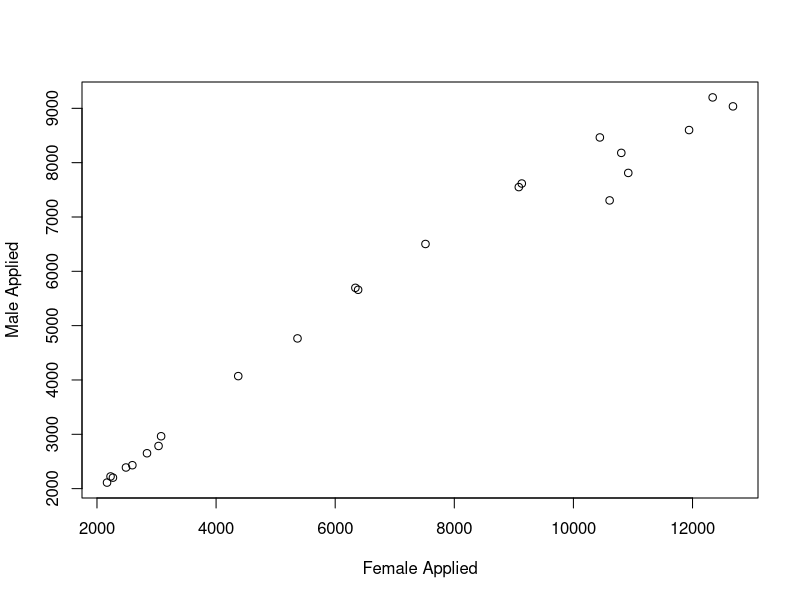
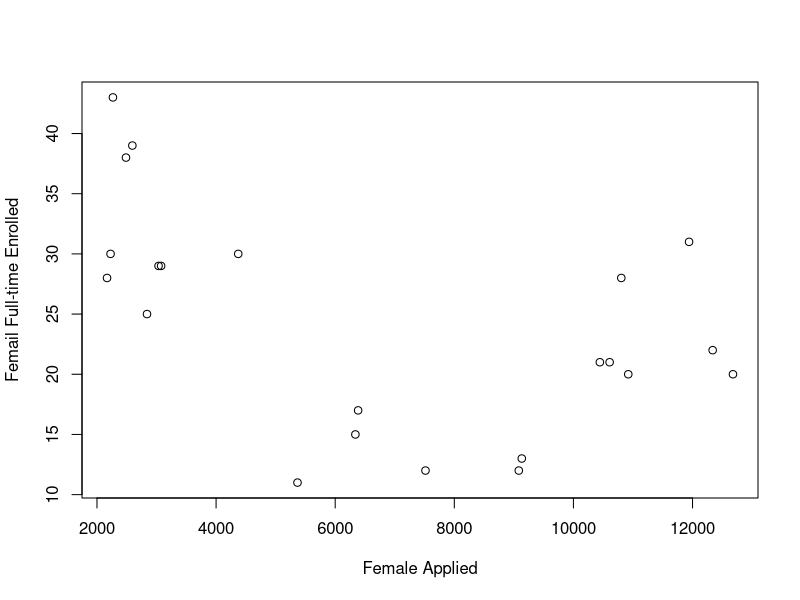
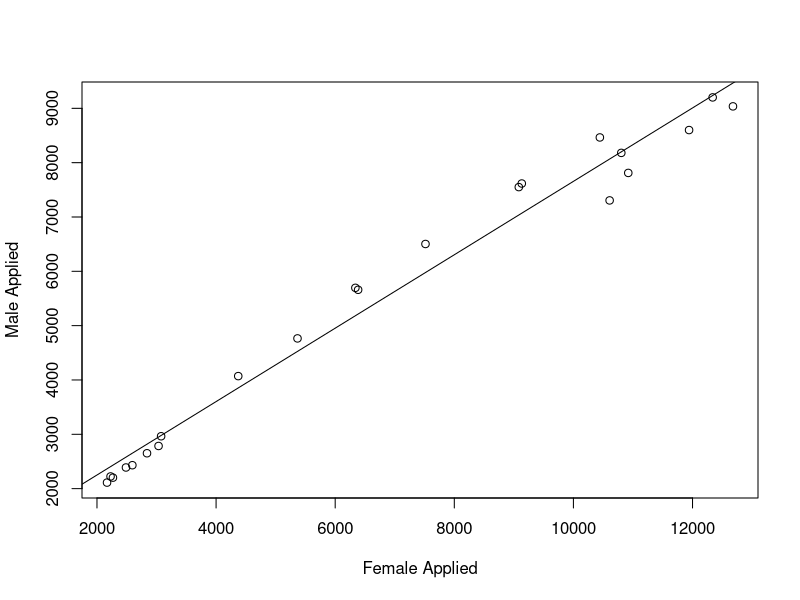
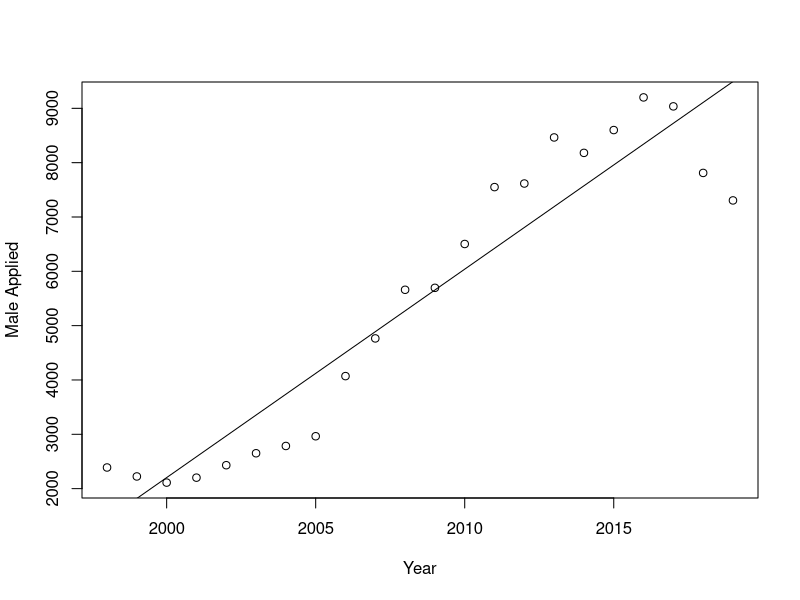

Write the R code that produced these figures, in order.
## ---- chunk 1
knitr::opts_chunk$set(echo = TRUE)
## ---- chunk 2
m_applied = c(2389,2224, 2111, 2202, 2431, 2651, 2785, 2964, 4071, 4765, 5660, 5696, 6503, 7550, 7616, 8464, 8180, 8600, 9201, 9036, 7811, 7305)
f_applied = c(2487, 2228, 2169, 2268, 2594, 2840, 3034, 3077, 4372, 5367, 6385, 6339, 7516, 9083, 9133, 10444, 10804, 11942, 12338, 12679, 10921, 10608)
m_admitted = c(2081, 1923, 1873, 1931, 2035, 2217, 2155, 2546, 2784, 2959, 3279, 3187, 3990, 4731, 4862, 4947, 5107, 5231, 5704, 5945, 5958, 5574)
f_admitted = c(2228, 1984, 1985, 2063, 2287, 2444, 2412, 2737, 2986, 3303, 3666, 3564, 4478, 5398, 5768, 6129, 6670, 7106, 7909, 8379, 8554, 8235)
m_pt_enrolled = c(1225, 1073, 1111, 1083, 1053, 1115, 1212, 1352, 1377, 1454, 1491, 1445, 1850, 2156, 2181, 2033, 2051, 2222, 2216, 2270, 2208, 2062)
m_ft_enrolled = c(36, 25, 23, 54, 31, 23, 28, 30, 28, 9, 15, 13, 18, 21, 11, 18, 25, 13, 7, 13, 8, 18)
f_pt_enrolled = c(1257, 1140, 1121, 1152, 1128, 1194, 1245, 1341, 1349, 1425, 1488, 1446, 1930, 2258, 2369, 2267, 2467, 2649, 2722, 2762, 2769, 2500)
f_ft_enrolled = c(38, 30, 28, 43, 39, 25, 29, 29, 30, 11, 17, 15, 12, 12, 13, 21, 28, 31, 22, 20, 20, 21)

year = seq(1998, 2019)
data = data.frame(men_applied=m_applied, female_applied=f_applied, men_admitted=m_admitted, female_admitted=f_admitted, men_pt_enrolled=m_pt_enrolled, men_ft_enrolled=m_ft_enrolled, female_pt_enrolled=f_pt_enrolled, female_ft_enrolled=f_ft_enrolled, enroll_year=year)
attach(data)
## ---- chunk 3
plot(female_applied, men_applied, xlab="Female Applied", ylab="Male Applied")
## ---- chunk 4
plot(female_applied, female_ft_enrolled, ylab="Femail Full-time Enrolled", xlab="Female Applied")
## ---- chunk 5
linearMod <- lm(men_applied~female_applied)
plot(female_applied, men_applied, xlab="Female Applied", ylab="Male Applied")
abline(linearMod)
## ---- chunk 6
linearModYear <- lm(men_applied~year)
plot(year, men_applied, xlab="Year", ylab="Male Applied")
abline(linearModYear)
